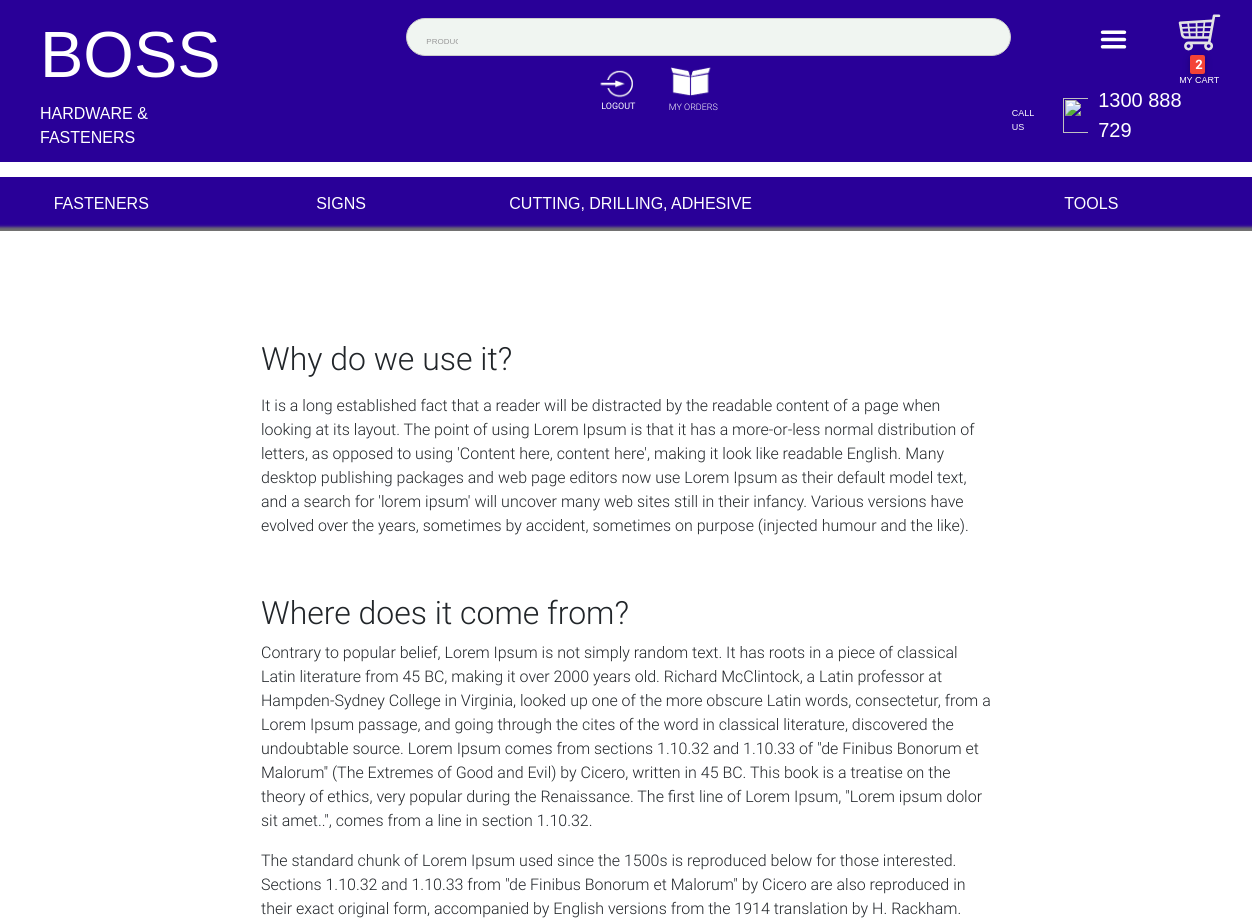
Before: /news_single/why-do-use (signed in, upper part) with the older database file.
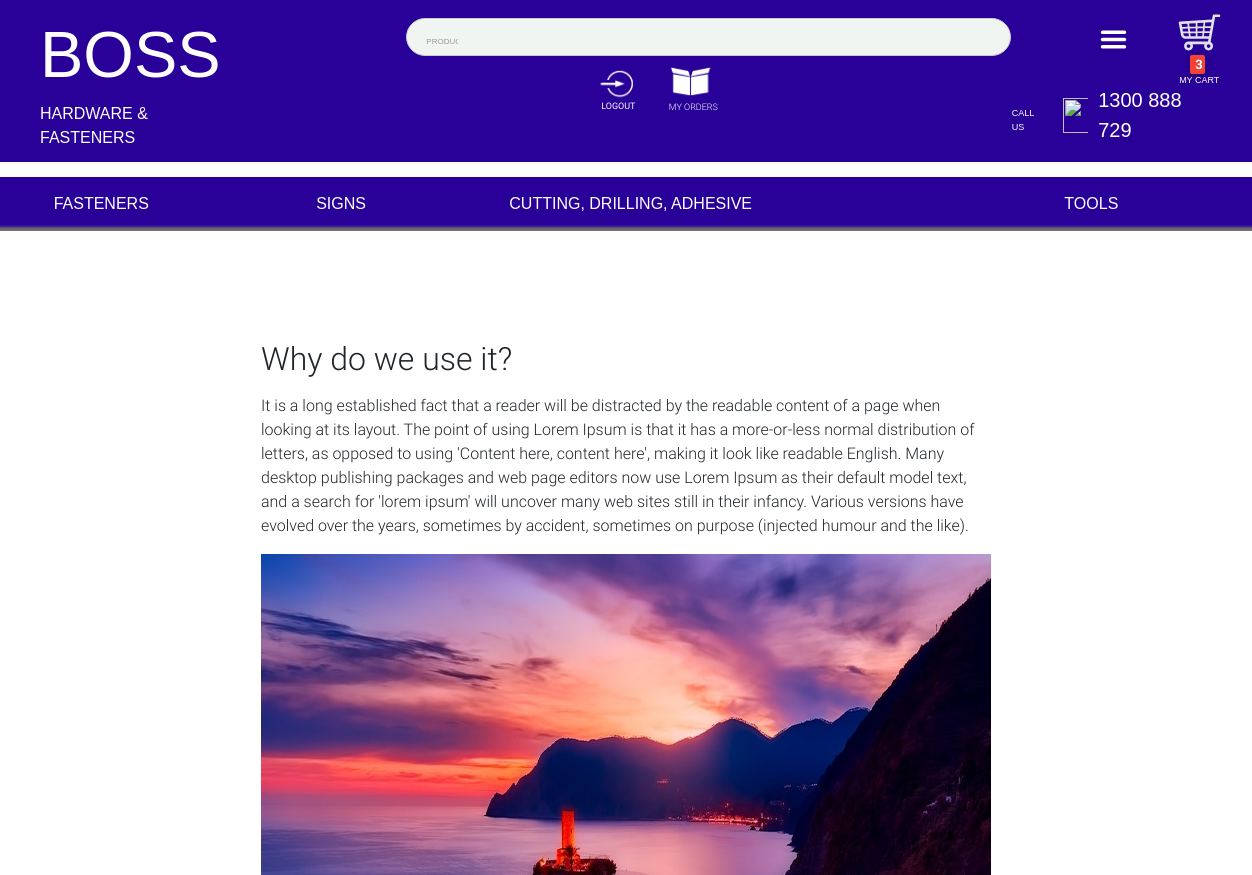
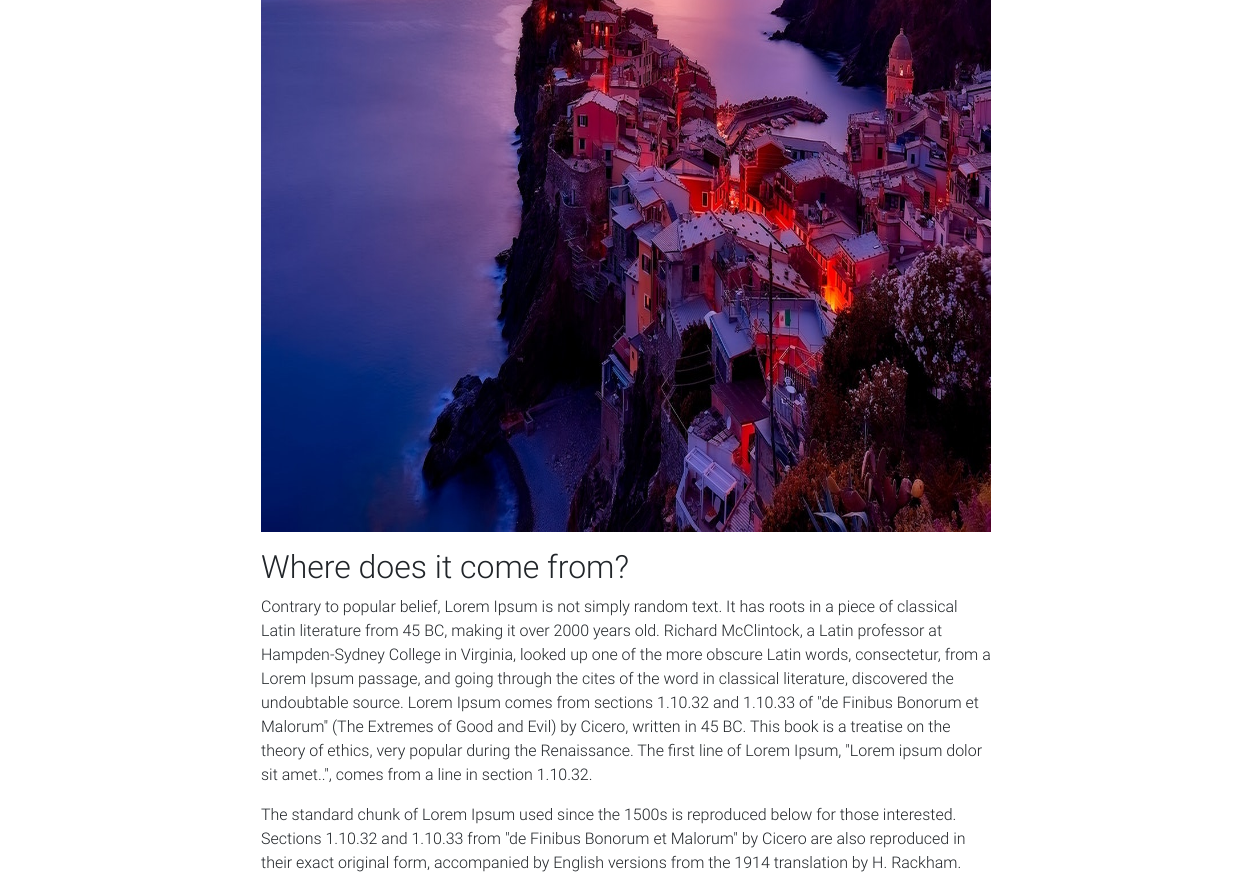
After: the same page with the newer database file (2 pictures, top to bottom).
### core/models.py (models this page shows, shortened)
class Order(models.Model):
    user = models.ForeignKey(settings.AUTH_USER_MODEL,
                             on_delete=models.CASCADE)
    ref_code = models.CharField(max_length=30)
    items = models.ManyToManyField(OrderItem)
    start_date = models.DateTimeField(auto_now_add=True)
    ordered_date = models.DateTimeField()
    ordered = models.BooleanField(default=False)
    shipping_address = models.ForeignKey(
        'Address', related_name='shipping_address', on_delete=models.SET_NULL, blank=True, null=True)
    billing_address = models.ForeignKey(
        'Address', related_name='billing_address', on_delete=models.SET_NULL, blank=True, null=True)
    payment = models.ForeignKey(
        'Payment', related_name='billing_address', on_delete=models.SET_NULL, blank=True, null=True)
    coupon = models.ForeignKey('Coupon',on_delete=models.SET_NULL, blank=True, null=True)
    being_delivered = models.BooleanField(default=False)
    received = models.BooleanField(default=False)
    refund_requested = models.BooleanField(default=False)
    refund_granted = models.BooleanField(default=False)

class Articles(models.Model):
    article_title = models.CharField(max_length=100)
    article_category = models.CharField(choices=ARTICLE_CHOICES, max_length=2)
    article_slug = models.SlugField()
    article_body = RichTextUploadingField(blank=True,null=True,default="")
    article_image = models.ImageField(blank=True , null= True)
    article_author = models.ForeignKey(settings.AUTH_USER_MODEL,
                             on_delete=models.CASCADE, blank=True, null=True)
    article_pub_date = models.DateTimeField(auto_now_add=True)

### core/views.py (the view)
# urls.py: path('news_single/<article_slug>', NewssingleView.as_view(), name='news_single'),
class NewssingleView(View):
    template_name='news_single.html'
    context={}
    def get(self, *args, **kwargs):
        try:
            slug = kwargs.get('article_slug')
            news_item = Articles.objects.get(article_slug=slug)
            context = {
                'news_item': news_item,
            }
            return render(self.request, "news_single.html", context)
        except ObjectDoesNotExist:
            messages.info(self.request, "You do not have any news article")
            return redirect("core:home")

### core/templatetags/cart_template_tags.py (called while the page is built)
@register.filter
def cart_item_count(user):
    if user.is_authenticated:
        qs = Order.objects.filter(user=user, ordered=False)
        if qs.exists():
            return qs[0].items.count()
    return 0

### templates/news_single.html (shortened to what this page needs)
{% extends "base.html" %}
{% block content %}
<div class="container">
    <div class="row">
      <div class="col-lg-8 col-md-10 mx-auto">
        <div class="post-preview">
            <h2 class="post-title">
              {{news_item.article_title|safe}}
            </h2>
            <p class="post-meta">
                {{news_item.article_body|safe}}
            </p>
        </div>
      </div>
    </div>
  </div>
  {% endblock content %}

### templates/base.html (shortened to what this page needs)
{% load static %}
{% load cart_template_tags %}
<html data-wf-domain="bosshardware.webflow.io" data-wf-page="5fc2aefa7c6283563eb7d892" data-wf-site="5fc2aefa7c62838823b7d891" data-wf-status="1">
   <head>
      <link href="{% static 'css/bosshardware.webflow.ce0603ebb.css' %}" rel="stylesheet">
      <link href="{% static 'css/bootstrap.min.css' %}" rel="stylesheet">
      <link href="{% static 'css/mdb.min.css' %}" rel="stylesheet">
      <link href="{% static 'css/style.min.css' %}" rel="stylesheet">
      <link rel="stylesheet" href="https://use.fontawesome.com/releases/v5.8.1/css/all.css">
    </head>
   <body>
    <div class="top-header">
      <div class="div-block-2" >
        <a style=" text-decoration: none;color: white;" href="/">
         <h1 class="heading">BOSS</h1>
         <p class="paragraph-3"><strong>HARDWARE &amp; FASTENERS</strong></p>
        </a>
      </div>
      <div class="div-block-9">
         <form action="{%url 'core:search'  %}" method="POST" class="search w-form"><input type="search" class="search-input w-input" maxlength="256" name="query" placeholder="PRODUCT SEARCH" id="search" required=""  /><input type="submit" value="Search" class="search-button w-button"/></form>
         <div class="div-block-8">
            <div class="div-block-3">
              {% if request.user.is_authenticated %}
              <div class="div-block-4">
                <img src="{% static 'img/5fc8b66f07d2b72b2b4142cc_login2.png' %}" loading="lazy" alt="" class="image" />
                  <div><strong class="bold-text">
                    <a style=" text-decoration: none;color: white;" href="{% url 'account_logout' %}">
                      LOGOUT
                    </a>
                  </strong></div>
               </div>
               <div class="div-block-5">
                  <img src="{% static 'img/5fc8b6cfff26a96f4eff8757_160698913696014134.png' %}" loading="lazy" alt="" class="image-2" />
                  <div class="text-block-10"> <a href="{% url 'core:order-summary' %}" style=" text-decoration: none;color: white;    text-align: center;">MY ORDERS</a></div>
               </div>
               {% endif %}
            </div>
         </div>
      </div>
      <div class="div-block-7">
         <div data-hover="" data-delay="0" class="w-dropdown">
            <div class="w-dropdown-toggle">
              <img src="{% static 'img/5fc2b402208e6bfa24ca8703_iconfinder_menu-alt_134216.svg' %}" loading="lazy" alt="" class="image-3" />
            </div>
         </div>
         {% if request.user.is_authenticated %}
         <a href="{% url 'core:order-summary' %}" style=" text-decoration: none;color: white;    text-align: center;">
            <img src="{% static 'img/5fc2b5004a77e5390400fb91_iconfinder_00-ELASTOFONT-STORE-READY_cart_2703080.svg' %}" loading="lazy" alt="" class="image-4" />
            <span class="badge red z-depth-1 mr-1" style="font-size: small;padding-right: 3%;"> {{ request.user|cart_item_count }} </span>
            <div class="text-block-6">MY CART</div>
         </a>
       {% endif %}
         <div class="div-block-6">
            <div class="text-block-7">CALL US</div>
            <img src="{% static 'img/5fc2b28e377fbe5c89c57820_ROUND%20LANDLINE%20ICON%20WHITE.png' %}" loading="lazy" alt="" class="call-icon" />
            <div class="text-block-8"><strong>1300 888 729</strong></div>
         </div>
      </div>
   </div>
   <div class="div-block">
    <div><a href="#" class="cat-link">Fasteners</a></div>
    <div><a href="#" class="cat-link">Signs</a></div>
    <div class="div-block-124"><a href="#" class="cat-link">Cutting, Drilling, Adhesive</a></div>
    <div class="div-block-125"><a href="#" class="cat-link">Tools</a></div>
  </div>
  <div class="mt-5 pt-4">
    </div>
    {% block content %}
    {% endblock content %}
   </body>
   </html>

Changed rows visible on the page:
changed Articles "Why do we use it?": article_body: picture added
Other visible differences:
{{ request.user|cart_item_count }}: "2" → "3"
